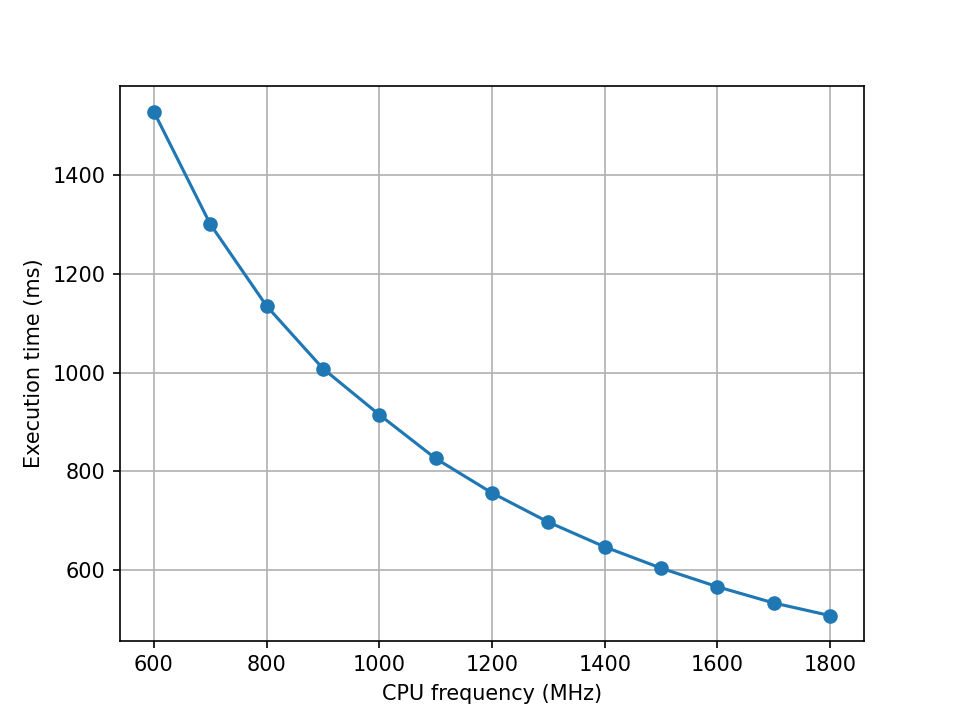

Here is the Python script that generated this plot:
# plot.py
# Code written by AI

import re
import matplotlib
matplotlib.use("Agg")  # no display needed on the Pi
import matplotlib.pyplot as plt

text = open("results.txt").read().split("Part 2")[1].split("Part 3")[0].split("Part 5")[0]  # Part 1 is the governor demo
freqs = [int(m) / 1000 for m in re.findall(r"Starts with CPU frequency: (\d+)", text)]
times = [float(m) for m in re.findall(r"Execution time: ([\d.]+) ms", text)]

plt.plot(freqs, times, "o-")
plt.xlabel("CPU frequency (MHz)")
plt.ylabel("Execution time (ms)")
plt.grid(True)
plt.savefig("plot.png", dpi=150)
print("Wrote plot.png")
